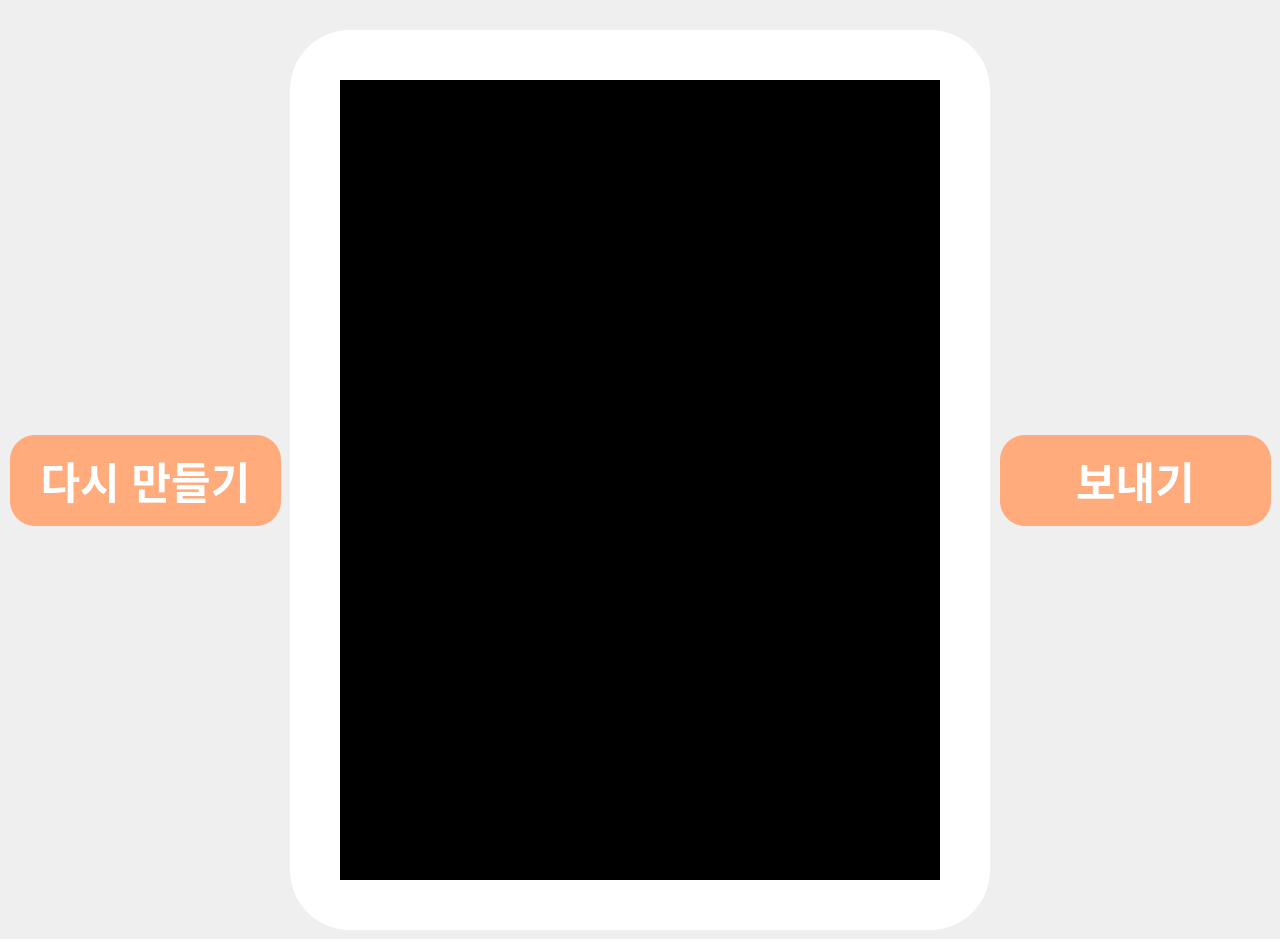
     <widget class="QWidget" name="photo_review_page">
      <property name="styleSheet">
       <string notr="true"/>
      </property>
      <widget class="QWidget" name="photo_review_widget" native="true">
       <property name="geometry">
        <rect>
         <x>290</x>
         <y>30</y>
         <width>700</width>
         <height>900</height>
        </rect>
       </property>
       <property name="styleSheet">
        <string notr="true">background: #FFFFFF;border-radius:60;</string>
       </property>
       <widget class="QLabel" name="photo_review_screen">
        <property name="geometry">
         <rect>
          <x>50</x>
          <y>50</y>
          <width>600</width>
          <height>800</height>
         </rect>
        </property>
        <property name="styleSheet">
         <string notr="true">background:black; border-radius:0;</string>
        </property>
        <property name="text">
         <string/>
        </property>
        <property name="alignment">
         <set>Qt::AlignCenter</set>
        </property>
       </widget>
      </widget>
      <widget class="QPushButton" name="photo_review_remake_button">
       <property name="geometry">
        <rect>
         <x>10</x>
         <y>435</y>
         <width>271</width>
         <height>91</height>
        </rect>
       </property>
       <property name="font">
        <font>
         <pointsize>32</pointsize>
         <bold>true</bold>
        </font>
       </property>
       <property name="styleSheet">
        <string notr="true">background: #FFAB7C;border-radius:25px; color: #FFFFFF;</string>
       </property>
       <property name="text">
        <string>다시 만들기</string>
       </property>
      </widget>
      <widget class="QPushButton" name="photo_review_complete_button">
       <property name="geometry">
        <rect>
         <x>1000</x>
         <y>435</y>
         <width>271</width>
         <height>91</height>
        </rect>
       </property>
       <property name="font">
        <font>
         <pointsize>32</pointsize>
         <bold>true</bold>
        </font>
       </property>
       <property name="styleSheet">
        <string notr="true">background: #FFAB7C;border-radius:25px; color: #FFFFFF;</string>
       </property>
       <property name="text">
        <string>보내기</string>
       </property>
      </widget>
     </widget>
